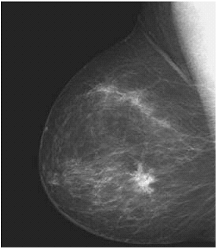
%> input picture homework_3/images/mammogram.bmp, 216 x 248 px
$ octave exercices.m   (GNU Octave 9; MATLAB toolbox functions it lacks are replaced by stand-ins)
%> lines starting %> are read from the running program, lines starting %| are printed output that depends on the picture
clear all
close all

# T_1
img = imread('images/mammogram.bmp');
%> img is the input picture: size 248x216 uint8; min 0, max 255, mean 74.3
imfinfo images/mammogram.bmp;
figure(1)
subplot(1,2,1);
imshow(img);
subplot(1,2,2);
imhist(img);
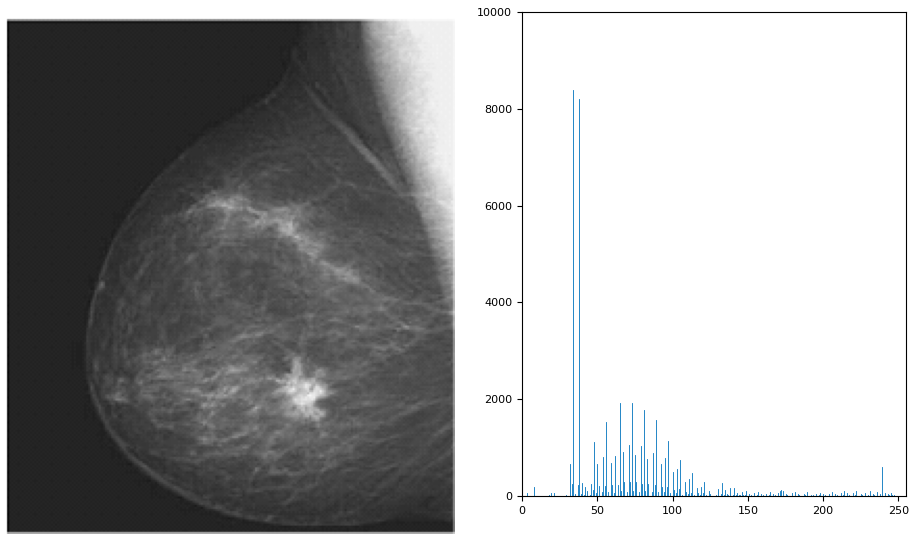
%> figure redrawn from the program's plot data, 2 panels

# E_1 e E_2
function my_histogram = MyHisto(img)
  [h w] = size(img);
  flat_image = img(:);
  aux = zeros(256,1);

  for i = 1:256
    aux(i,1) = sum(flat_image == i) / size(flat_image)(1);
  endfor;
  my_histogram = aux;
endfunction;
# hist = MyHisto(img);
hist = imhist(img, 256);
%> hist = 256 values, max 8385 at index 35, min 0 at index 2, mean 209.2
figure(2)
# subplot(1,3,1);

bar(hist,0.1);
title("Bar histogram");
xlabel("Px. value");
ylabel("Count");
text(32,8800,"Highest value")
axis([0 500 0 10000])
%> figure, not shown here; tallest bar 8385 high, from x = 34.95 to 35.05


figure(3)
# subplot(1,3,2);
stem(hist, "linewidth", 0.1);
title("Stem histogram");
xlabel("Px. value");
ylabel("Count");
text(32,8800,"Highest value")
axis([0 350 0 10500])
%> figure, not shown here; highest point at x = 35, y = 8385

figure(4)
# subplot(1,3,3);
plot(hist)
title("Curve continues histogram");
xlabel("Px. value");
ylabel("Count");
text(32,8800,"Highest value")
axis([0 300 0 10001])
%> figure, not shown here; curve peaks at x = 35, y = 8385

# E_3
figure(5)
g1 = imadjust(img, [0 1], [1 0]); # inversa
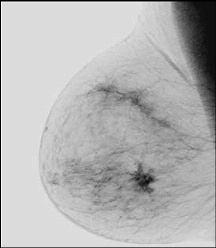
%> g1: size 248x216 uint8; min 0, max 255, mean 180.7
imshow(g1)

figure(6)
g2 = imadjust(img, [0.5 0.75], [0 1]); # do 0 ao 0.5, recebe zero, do 0.5 ao 0.75 está entre 0 e 1, e acima de 0.75 recebe 1
imshow(g2)

figure(7)
g3 = imadjust(img, [ ], [ ], 2); # If gamma is greater than 1, then imadjust weights the mapping toward lower (darker) output values.
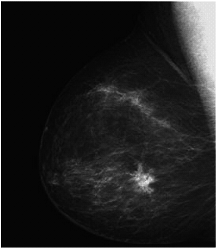
%> g3: size 248x216 uint8; min 0, max 255, mean 30.7
imshow(g3)

# T_2 e E_4
img2 = imread('images/polem.bmp');
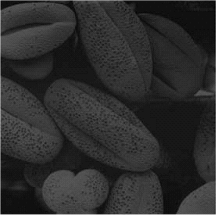
%> input picture homework_3/images/polem.bmp, 217 x 215 px
%> img2 is the input picture: size 215x217 uint8; min 2, max 255, mean 45.8
figure(8)
imshow(img2)

figure(9)
imhist(img2)
ylim('auto')
%> figure, not shown here; highest point at x = 24, y = 4172

img2_eq = histeq(img2,256);
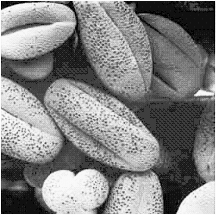
%> img2_eq: size 215x217 uint8; min 0, max 255, mean 131.7
figure(10)
imshow(img2_eq)

figure(11)
imhist(img2_eq)
ylim('auto')
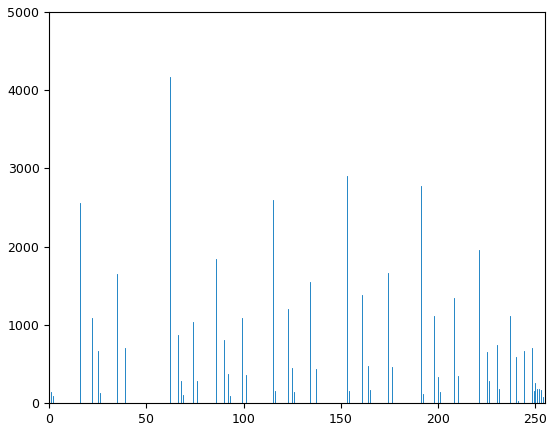
%> figure redrawn from the program's plot data; highest point at x = 62, y = 4172

# E_5
figure(12)
imshow(img2)

figure(13)
imhist(img2)
ylim('auto')

hnorm = imhist(img2)./numel(img2);
%> hnorm = 256 values, max 0.0894 at index 25, min 0 at index 1, mean 0.00391
cdf = cumsum(hnorm);
%> cdf = 256 values from 0 to 1
x = linspace(0, 1, 256);
figure(14)
plot(x,cdf)
axis([0 1 0 1])

set(gca, 'xtick', 0:.2:1)
set(gca, 'ytick', 0:.2:1)
xlabel('Valores de Intensidade de Entrada', 'fontsize', 9)
ylabel('Valores de Intensidade de Saída', 'fontsize', 9)
text(0.18, 0.5, 'Função de Transfomação', 'fontsize', 9)
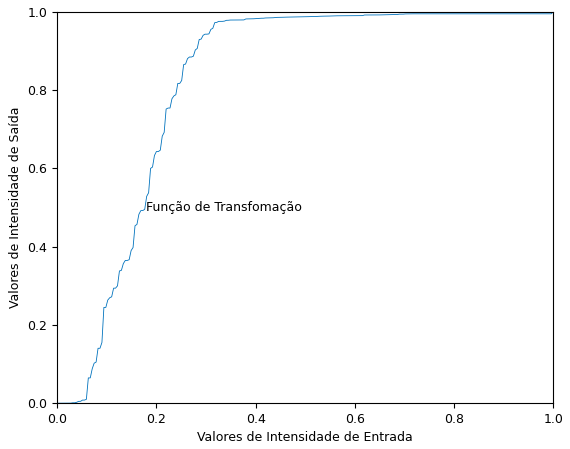
%> figure redrawn from the program's plot data; curve peaks at x = 1, y = 1
